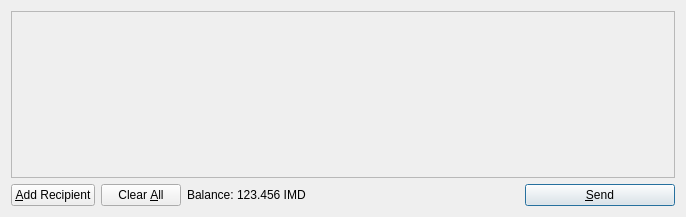
<?xml version="1.0" encoding="UTF-8"?>
<ui version="4.0">
 <class>SendCoinsDialog</class>
 <widget class="QDialog" name="SendCoinsDialog">
  <property name="geometry">
   <rect>
    <x>0</x>
    <y>0</y>
    <width>686</width>
    <height>217</height>
   </rect>
  </property>
  <property name="windowTitle">
   <string>Send Coins</string>
  </property>
  <layout class="QVBoxLayout" name="verticalLayout">
   <item>
    <widget class="QScrollArea" name="scrollArea">
     <property name="widgetResizable">
      <bool>true</bool>
     </property>
     <widget class="QWidget" name="scrollAreaWidgetContents">
      <property name="geometry">
       <rect>
        <x>0</x>
        <y>0</y>
        <width>666</width>
        <height>165</height>
       </rect>
      </property>
      <layout class="QVBoxLayout" name="verticalLayout_2">
       <property name="margin">
        <number>0</number>
       </property>
       <item>
        <layout class="QVBoxLayout" name="entries">
         <property name="spacing">
          <number>6</number>
         </property>
        </layout>
       </item>
       <item>
        <spacer name="verticalSpacer">
         <property name="orientation">
          <enum>Qt::Vertical</enum>
         </property>
         <property name="sizeHint" stdset="0">
          <size>
           <width>20</width>
           <height>40</height>
          </size>
         </property>
        </spacer>
       </item>
      </layout>
     </widget>
    </widget>
   </item>
   <item>
    <layout class="QHBoxLayout" name="horizontalLayout">
     <item>
      <widget class="QPushButton" name="addButton">
       <property name="toolTip">
        <string>Send to multiple recipients at once</string>
       </property>
       <property name="text">
        <string>&amp;Add Recipient</string>
       </property>
       <property name="icon">
        <iconset resource="../bitcoin.qrc">
         <normaloff>:/icons/add</normaloff>:/icons/add</iconset>
       </property>
       <property name="autoDefault">
        <bool>false</bool>
       </property>
      </widget>
     </item>
     <item>
      <widget class="QPushButton" name="clearButton">
       <property name="sizePolicy">
        <sizepolicy hsizetype="Minimum" vsizetype="Fixed">
         <horstretch>0</horstretch>
         <verstretch>0</verstretch>
        </sizepolicy>
       </property>
       <property name="toolTip">
        <string>Remove all transaction fields</string>
       </property>
       <property name="text">
        <string>Clear &amp;All</string>
       </property>
       <property name="icon">
        <iconset resource="../bitcoin.qrc">
         <normaloff>:/icons/remove</normaloff>:/icons/remove</iconset>
       </property>
       <property name="autoRepeatDelay">
        <number>300</number>
       </property>
       <property name="autoDefault">
        <bool>false</bool>
       </property>
      </widget>
     </item>
     <item>
      <layout class="QHBoxLayout" name="horizontalLayout_2">
       <property name="spacing">
        <number>3</number>
       </property>
       <item>
        <widget class="QLabel" name="label">
         <property name="text">
          <string>Balance:</string>
         </property>
        </widget>
       </item>
       <item>
        <widget class="QLabel" name="labelBalance">
         <property name="cursor">
          <cursorShape>IBeamCursor</cursorShape>
         </property>
         <property name="text">
          <string>123.456 IMD</string>
         </property>
         <property name="textInteractionFlags">
          <set>Qt::LinksAccessibleByMouse|Qt::TextSelectableByKeyboard|Qt::TextSelectableByMouse</set>
         </property>
        </widget>
       </item>
      </layout>
     </item>
     <item>
      <spacer name="horizontalSpacer">
       <property name="orientation">
        <enum>Qt::Horizontal</enum>
       </property>
       <property name="sizeHint" stdset="0">
        <size>
         <width>40</width>
         <height>20</height>
        </size>
       </property>
      </spacer>
     </item>
     <item>
      <widget class="QPushButton" name="sendButton">
       <property name="minimumSize">
        <size>
         <width>150</width>
         <height>0</height>
        </size>
       </property>
       <property name="toolTip">
        <string>Confirm the send action</string>
       </property>
       <property name="text">
        <string>&amp;Send</string>
       </property>
       <property name="icon">
        <iconset resource="../bitcoin.qrc">
         <normaloff>:/icons/send</normaloff>:/icons/send</iconset>
       </property>
       <property name="default">
        <bool>true</bool>
       </property>
      </widget>
     </item>
    </layout>
   </item>
  </layout>
 </widget>
 <resources>
  <include location="../bitcoin.qrc"/>
 </resources>
 <connections/>
</ui>
